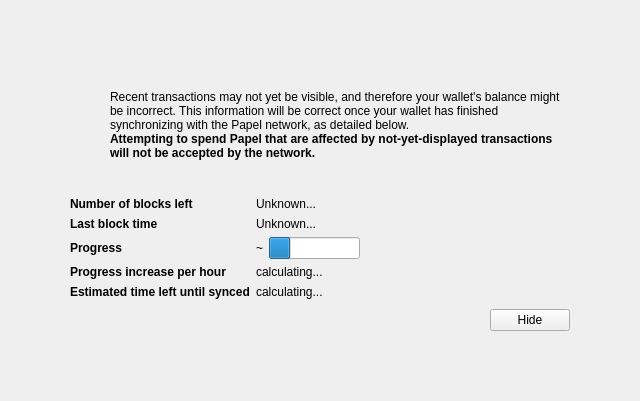
<?xml version="1.0" encoding="UTF-8"?>
<ui version="4.0">
 <class>ModalOverlay</class>
 <widget class="ModalOverlay" name="ModalOverlay">
  <property name="geometry">
   <rect>
    <x>0</x>
    <y>0</y>
    <width>640</width>
    <height>401</height>
   </rect>
  </property>
  <property name="windowTitle">
   <string>Form</string>
  </property>
  <layout class="QVBoxLayout" name="verticalLayout" stretch="0">
   <property name="sizeConstraint">
    <enum>QLayout::SetDefaultConstraint</enum>
   </property>
   <property name="leftMargin">
    <number>0</number>
   </property>
   <property name="topMargin">
    <number>0</number>
   </property>
   <property name="rightMargin">
    <number>0</number>
   </property>
   <property name="bottomMargin">
    <number>0</number>
   </property>
   <item>
    <widget class="QWidget" name="bgWidget" native="true">
     <property name="styleSheet">
      <string notr="true"/>
     </property>
     <layout class="QVBoxLayout" name="verticalLayoutMain" stretch="0">
      <property name="leftMargin">
       <number>60</number>
      </property>
      <property name="topMargin">
       <number>60</number>
      </property>
      <property name="rightMargin">
       <number>60</number>
      </property>
      <property name="bottomMargin">
       <number>60</number>
      </property>
      <item>
       <widget class="QWidget" name="contentWidget" native="true">
        <property name="styleSheet">
         <string notr="true"/>
        </property>
        <layout class="QVBoxLayout" name="verticalLayoutSub" stretch="1,0,0,0,0">
         <property name="spacing">
          <number>0</number>
         </property>
         <property name="leftMargin">
          <number>10</number>
         </property>
         <property name="topMargin">
          <number>10</number>
         </property>
         <property name="rightMargin">
          <number>10</number>
         </property>
         <property name="bottomMargin">
          <number>10</number>
         </property>
         <item>
          <layout class="QHBoxLayout" name="horizontalLayoutIconText" stretch="0,1">
           <property name="topMargin">
            <number>20</number>
           </property>
           <item>
            <layout class="QVBoxLayout" name="verticalLayoutIcon">
             <property name="leftMargin">
              <number>0</number>
             </property>
             <item>
              <widget class="QPushButton" name="warningIcon">
               <property name="enabled">
                <bool>false</bool>
               </property>
               <property name="text">
                <string/>
               </property>
               <property name="icon">
                <iconset>
                 <normaloff>:/icons/warning</normaloff>
                 <disabledoff>:/icons/warning</disabledoff>:/icons/warning</iconset>
               </property>
               <property name="iconSize">
                <size>
                 <width>48</width>
                 <height>48</height>
                </size>
               </property>
               <property name="flat">
                <bool>true</bool>
               </property>
              </widget>
             </item>
             <item>
              <spacer name="verticalSpacerWarningIcon">
               <property name="orientation">
                <enum>Qt::Vertical</enum>
               </property>
               <property name="sizeHint" stdset="0">
                <size>
                 <width>20</width>
                 <height>40</height>
                </size>
               </property>
              </spacer>
             </item>
            </layout>
           </item>
           <item>
            <layout class="QVBoxLayout" name="verticalLayoutInfoText">
             <property name="leftMargin">
              <number>0</number>
             </property>
             <property name="topMargin">
              <number>0</number>
             </property>
             <item>
              <widget class="QLabel" name="infoText">
               <property name="text">
                <string>Recent transactions may not yet be visible, and therefore your wallet's balance might be incorrect. This information will be correct once your wallet has finished synchronizing with the Papel network, as detailed below.</string>
               </property>
               <property name="textFormat">
                <enum>Qt::RichText</enum>
               </property>
               <property name="wordWrap">
                <bool>true</bool>
               </property>
              </widget>
             </item>
             <item>
              <widget class="QLabel" name="infoTextStrong">
               <property name="font">
                <font>
                 <weight>75</weight>
                 <bold>true</bold>
                </font>
               </property>
               <property name="text">
                <string>Attempting to spend Papel that are affected by not-yet-displayed transactions will not be accepted by the network.</string>
               </property>
               <property name="textFormat">
                <enum>Qt::RichText</enum>
               </property>
               <property name="wordWrap">
                <bool>true</bool>
               </property>
              </widget>
             </item>
             <item>
              <spacer name="verticalSpacerInTextSpace">
               <property name="orientation">
                <enum>Qt::Vertical</enum>
               </property>
               <property name="sizeHint" stdset="0">
                <size>
                 <width>20</width>
                 <height>40</height>
                </size>
               </property>
              </spacer>
             </item>
            </layout>
           </item>
          </layout>
         </item>
         <item>
          <spacer name="verticalSpacerAfterText">
           <property name="orientation">
            <enum>Qt::Vertical</enum>
           </property>
           <property name="sizeHint" stdset="0">
            <size>
             <width>20</width>
             <height>40</height>
            </size>
           </property>
          </spacer>
         </item>
         <item>
          <layout class="QFormLayout" name="formLayout">
           <property name="fieldGrowthPolicy">
            <enum>QFormLayout::FieldsStayAtSizeHint</enum>
           </property>
           <property name="horizontalSpacing">
            <number>6</number>
           </property>
           <property name="verticalSpacing">
            <number>6</number>
           </property>
           <property name="topMargin">
            <number>10</number>
           </property>
           <item row="0" column="0">
            <widget class="QLabel" name="labelNumberOfBlocksLeft">
             <property name="font">
              <font>
               <weight>75</weight>
               <bold>true</bold>
              </font>
             </property>
             <property name="text">
              <string>Number of blocks left</string>
             </property>
            </widget>
           </item>
           <item row="0" column="1">
            <widget class="QLabel" name="numberOfBlocksLeft">
             <property name="text">
              <string>Unknown...</string>
             </property>
            </widget>
           </item>
           <item row="1" column="0">
            <widget class="QLabel" name="labelLastBlockTime">
             <property name="font">
              <font>
               <weight>75</weight>
               <bold>true</bold>
              </font>
             </property>
             <property name="text">
              <string>Last block time</string>
             </property>
            </widget>
           </item>
           <item row="1" column="1">
            <widget class="QLabel" name="newestBlockDate">
             <property name="sizePolicy">
              <sizepolicy hsizetype="Maximum" vsizetype="Preferred">
               <horstretch>0</horstretch>
               <verstretch>0</verstretch>
              </sizepolicy>
             </property>
             <property name="text">
              <string>Unknown...</string>
             </property>
            </widget>
           </item>
           <item row="2" column="0">
            <widget class="QLabel" name="labelSyncDone">
             <property name="font">
              <font>
               <weight>75</weight>
               <bold>true</bold>
              </font>
             </property>
             <property name="text">
              <string>Progress</string>
             </property>
            </widget>
           </item>
           <item row="2" column="1">
            <layout class="QHBoxLayout" name="horizontalLayoutSync" stretch="0,1">
             <item>
              <widget class="QLabel" name="percentageProgress">
               <property name="text">
                <string>~</string>
               </property>
              </widget>
             </item>
             <item>
              <widget class="QProgressBar" name="progressBar">
               <property name="value">
                <number>24</number>
               </property>
               <property name="format">
                <string/>
               </property>
              </widget>
             </item>
            </layout>
           </item>
           <item row="4" column="0">
            <widget class="QLabel" name="labelProgressIncrease">
             <property name="font">
              <font>
               <weight>75</weight>
               <bold>true</bold>
              </font>
             </property>
             <property name="text">
              <string>Progress increase per hour</string>
             </property>
            </widget>
           </item>
           <item row="4" column="1">
            <widget class="QLabel" name="progressIncreasePerH">
             <property name="text">
              <string>calculating...</string>
             </property>
            </widget>
           </item>
           <item row="5" column="0">
            <widget class="QLabel" name="labelEstimatedTimeLeft">
             <property name="font">
              <font>
               <weight>75</weight>
               <bold>true</bold>
              </font>
             </property>
             <property name="text">
              <string>Estimated time left until synced</string>
             </property>
            </widget>
           </item>
           <item row="5" column="1">
            <widget class="QLabel" name="expectedTimeLeft">
             <property name="text">
              <string>calculating...</string>
             </property>
            </widget>
           </item>
          </layout>
         </item>
         <item>
          <layout class="QHBoxLayout" name="horizontalLayoutButtons">
           <property name="leftMargin">
            <number>10</number>
           </property>
           <property name="topMargin">
            <number>10</number>
           </property>
           <item>
            <spacer name="horizontalSpacer">
             <property name="orientation">
              <enum>Qt::Horizontal</enum>
             </property>
             <property name="sizeHint" stdset="0">
              <size>
               <width>40</width>
               <height>20</height>
              </size>
             </property>
            </spacer>
           </item>
           <item>
            <widget class="QPushButton" name="closeButton">
             <property name="text">
              <string>Hide</string>
             </property>
            </widget>
           </item>
          </layout>
         </item>
         <item>
          <layout class="QVBoxLayout" name="verticalLayout_2">
           <item>
            <spacer name="verticalSpacer">
             <property name="orientation">
              <enum>Qt::Vertical</enum>
             </property>
             <property name="sizeHint" stdset="0">
              <size>
               <width>20</width>
               <height>40</height>
              </size>
             </property>
            </spacer>
           </item>
          </layout>
         </item>
        </layout>
       </widget>
      </item>
     </layout>
    </widget>
   </item>
  </layout>
 </widget>
 <customwidgets>
  <customwidget>
   <class>ModalOverlay</class>
   <extends>QWidget</extends>
   <header>modaloverlay.h</header>
   <container>1</container>
  </customwidget>
 </customwidgets>
 <resources/>
 <connections/>
</ui>
